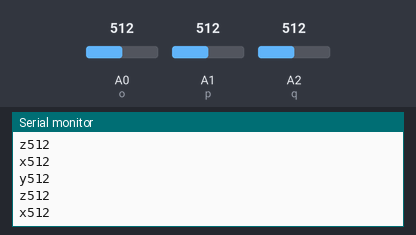
Recording of a sketch running on a simulated Arduino Uno, built with avr-gcc and run on an emulated ATmega328P. Parts: the last lines printed to the serial monitor. Inputs (shaded band) come from the test bench; at power-on: A0 (o) = 512, A1 (p) = 512, A2 (q) = 512.

Above: at 1.2 s.
1.3 s: A0 (o) set to 716
At 2.4 s:
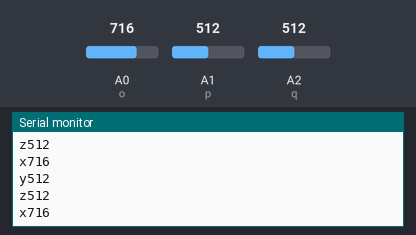
2.8 s: A1 (p) set to 716
At 3.7 s:
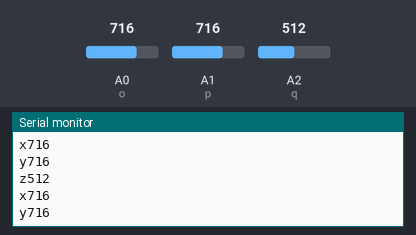
4.3 s: A2 (q) set to 716
At 5.1 s:
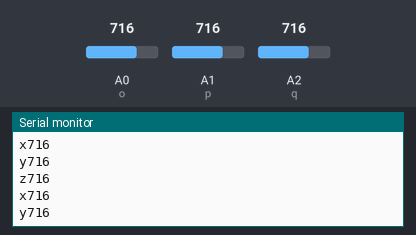
5.8 s: A0 (o) set to 900
At 6.6 s:
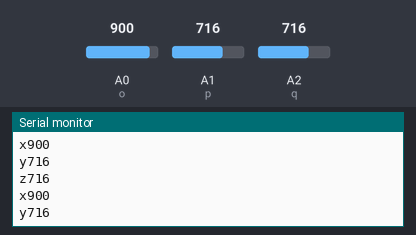
7.3 s: A1 (p) set to 900
At 8.3 s:
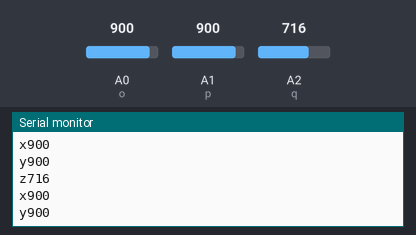
8.8 s: A2 (q) set to 900
At 9.5 s:
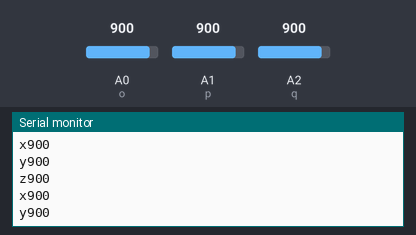
Timing chart, 0 to 11.3 s (numbered marks = the images above; inputs shaded):
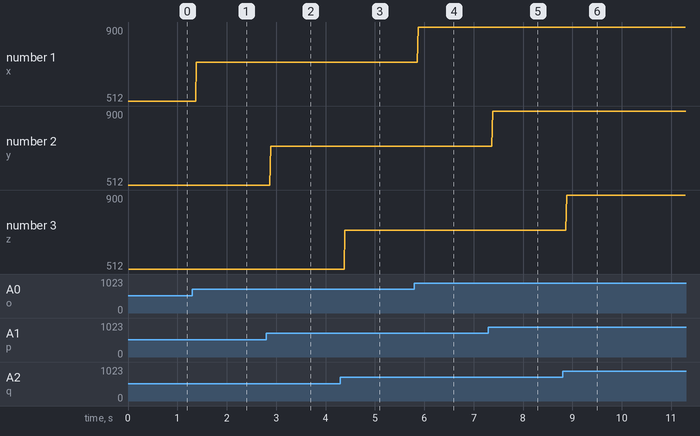

Measured:
- after the input at 1.3 s, the serial monitor: prints a new line after 0.09 s (image 1)
- after the input at 2.8 s, the serial monitor: prints a new line after 0.09 s (image 2)
- after the input at 4.3 s, the serial monitor: prints a new line after 0.09 s (image 3)
- after the input at 5.8 s, the serial monitor: prints a new line after 0.08 s (image 4)
- after the input at 7.3 s, the serial monitor: prints a new line after 0.08 s (image 5)
- after the input at 8.8 s, the serial monitor: prints a new line after 0.09 s (image 6)
- plotted number 1: 512 → 716 after the input at 1.3 s, 716 → 900 after the input at 5.8 s

The sketch:

accelrometer.ino
```cpp
int o=A0;
int p=A1;
int q=A2;
void setup() {
  // put your setup code here, to run once:
pinMode(o,INPUT);
pinMode(p,INPUT);
pinMode(q,INPUT);
Serial.begin(9600);
}

void loop() {
  // put your main code here, to run repeatedly:
int x=analogRead(o);
int y=analogRead(p);
int z=analogRead(q);
//delay(400);
Serial.print("x");
Serial.println(x);
Serial.print("y");
Serial.println(y);
Serial.print("z");
Serial.println(z);
}
```
